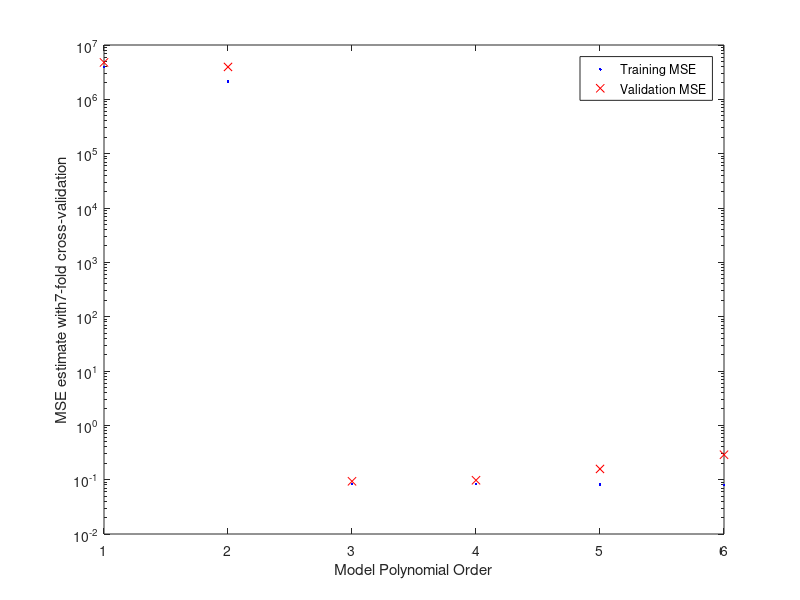

Recreate this plot in MATLAB.
function out = PolynomialFitCrossValidation
out = 1;

% LS polynomial fit assessment using cross validation MSE

% Experiment set up
% Do not use large L; van der Monde matrix becomes ill conditioned rapidly
% In the experiments, for large M, training MSE values are high since
% the estimated parameters are bad due to ill conditioned matrix inversion
% In general, for polynomial model fits, this basis choice is bad.
% Instead use other polynomial bases...
% https://arxiv.org/abs/1504.02118
L = 3; sigma = 3e-1; % True model is of order L; sigma controls AWGN std
N = 50; K = round(sqrt(N)); % N samples and K fold cross validation

% Generate data
v = [randn(L,1);1];
x = 10*randn(1,N); n = sigma*randn(1,N);
PsiX = formPsiX(x,L,N); % Form the necessary transposed van der Monde matrix
y = v'*PsiX + n;

% Divide the data set into K approximately-equal-sized partitions
dummy = ceil(linspace(0,N,K+1));
for k = 1:K
    indPartitionLimits(k,:) = [dummy(k)+1,dummy(k+1)];
end

maxM = L+3;
% Allocate space
MSEtrain = zeros(K,maxM); MSEvalidate = zeros(K,maxM); 
AverageMSEtrain = zeros(1,maxM); AverageMSEvalidate = zeros(1,maxM);

% Try all polynomial orders between 1 (best line fit) and N-1 (big time overfit)
for M = 1:maxM
    %[M,N],
    
    % K-fold cross validation
    for k = 1:K
        indValidate = [indPartitionLimits(k,1):indPartitionLimits(k,2)];
        xValidate = x(indValidate); % Using folk k as validation set
        yValidate = y(indValidate);
        if k == 1
            indTrain = [indPartitionLimits(k+1,1):N];
        elseif k == K
            indTrain = [1:indPartitionLimits(k-1,2)];
        else
            indTrain = [1:indPartitionLimits(k-1,2),indPartitionLimits(k+1,1):N];
        end
        xTrain = x(indTrain); % using all other folds as training set
        yTrain = y(indTrain);
        Ntrain = length(indTrain); Nvalidate = length(indValidate);
        % Train model parameters
        [wML,MSEtrain(k,M)] = fitPolynomial(M,xTrain, yTrain, Ntrain);
        PsiXvalidate = formPsiX(xValidate,M,Nvalidate);
        MSEvalidate(k,M) = calculateMSE(yValidate,wML,PsiXvalidate);
    end
    AverageMSEtrain(1,M) = mean(MSEtrain(:,M)); % average training MSE over folds
    AverageMSEvalidate(1,M) = mean(MSEvalidate(:,M)); % average validation MSE over folds
end
[~,bestM] = min(AverageMSEvalidate),
[w,~] = fitPolynomial(bestM,x,y,N);
figure(1), clf,
semilogy(AverageMSEtrain,'.b'); hold on; semilogy(AverageMSEvalidate,'rx');
xlabel('Model Polynomial Order'); ylabel(strcat('MSE estimate with ',num2str(K),'-fold cross-validation'));
legend('Training MSE','Validation MSE');


%%%
function MSE = calculateMSE(y,w,PsiX)
    MSE = mean((y-w'*PsiX).^2);

%%%
function [wML,MSE] = fitPolynomial(M,xTrain, yTrain, Ntrain)
% Fit order-M polynomial usins training data set with MLE method which
% reduces to least-squares curve fitting here due to additive Gaussian
% noise in the model.
% Model: y = PsiX'*w
% LS estimate: wLS = inv(PsiX*PsiX')*PsiX*y
PsiXtrain = formPsiX(xTrain,M,Ntrain);
R = PsiXtrain*PsiXtrain'; q = PsiXtrain*yTrain';
wML = inv(R)*q;
MSE = calculateMSE(yTrain,wML,PsiXtrain); % calculate training MSE at optimal solution

%%%
function PsiX = formPsiX(x,M,N);
% Forms a transposed van der Monde matrix with N values in x up to
% polynomial power M
PsiX = zeros(M+1,N); PsiX(1,:) = ones(1,N);
for m = 1:M, PsiX(m+1,:) = x.^m; end,